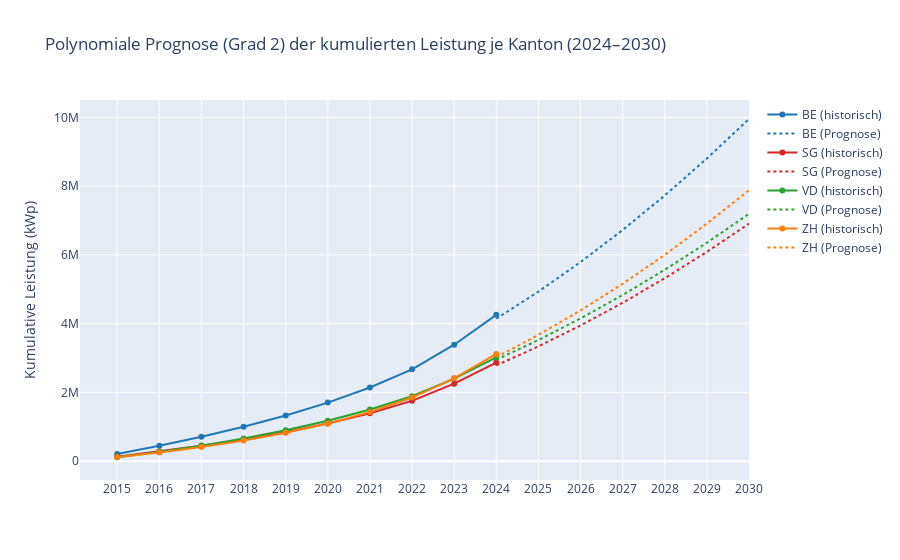

Notebook source saved alongside this figure:
### Markdown cell above
## Polynomiale Prognose (Grad 2) der kumulierten Leistung je Kanton

### Code cell
# Bibliotheken importieren
import pandas as pd
import numpy as np
from scipy.optimize import curve_fit
import plotly.graph_objects as go

# CSV-Datei mit den PV-Anlagen laden
file_path = '../data/electricity_production_plants/ElectricityProductionPlant.csv'
df = pd.read_csv(file_path)

# Subkategorien laden und zuordnen
sub_categories = pd.read_csv('../data/electricity_production_plants/SubCategoryCatalogue.csv')
df['SubCategory'] = df['SubCategory'].replace(dict(zip(sub_categories['Catalogue_id'], sub_categories['de'])))

# Nur Photovoltaik-Anlagen filtern
df = df[df['SubCategory'] == 'Photovoltaik'].copy()

# Jahr aus 'BeginningOfOperation' extrahieren
df['Year'] = pd.to_datetime(df['BeginningOfOperation'], errors='coerce').dt.year

# Daten gruppieren und kumulativ berechnen
cumulative_data = df.groupby(['Year', 'Canton'])['TotalPower'].sum().groupby(level=1).cumsum().reset_index()
filtered_data = cumulative_data[(cumulative_data['Year'] >= 2015) & (cumulative_data['Year'] <= 2024)].copy()
filtered_data['CumulativePower'] = filtered_data.groupby('Canton')['TotalPower'].cumsum()

# Top 4 Kantone mit höchstem Endwert filtern
end_values = filtered_data.groupby('Canton')['CumulativePower'].max()
top_4_cantons = end_values.nlargest(4).index.tolist()
df = filtered_data[filtered_data['Canton'].isin(top_4_cantons)].drop(columns=['TotalPower']).copy()

# Prognosejahre definieren
years_forecast = np.arange(2024, 2031)

# Neues Diagramm erstellen
fig = go.Figure()

# Farben für die Kantone definieren
colors = {
    'BE': '#1f77b4',  # Blau für Bern
    'ZH': '#ff7f0e',  # Orange für Zürich
    'VD': '#2ca02c',  # Grün für Waadt
    'SG': '#d62728'   # Rot für St. Gallen
}

# Daten für jeden Kanton verarbeiten
for canton in df['Canton'].unique():
    df_canton = df[df['Canton'] == canton].copy()
    x = df_canton['Year'].values
    y = df_canton['CumulativePower'].values

    # Historische Werte plotten
    fig.add_trace(go.Scatter(
        x=x, y=y,
        mode='markers+lines',
        name=f'{canton} (historisch)',
        line=dict(color=colors[canton])
    ))

    try:
        # Polynom 2. Ordnung fitten
        coeffs = np.polyfit(x, y, deg=2)
        poly_func = np.poly1d(coeffs)
        y_forecast = poly_func(years_forecast)

        # Prognose plotten
        fig.add_trace(go.Scatter(
            x=years_forecast, y=y_forecast,
            mode='lines',
            line=dict(dash='dot', color=colors[canton]),
            name=f'{canton} (Prognose)'
        ))
    except Exception as e:
        print(f"{canton}: Fehler beim Fit: {e}")

# Layout des Diagramms anpassen
fig.update_layout(
    title="Polynomiale Prognose (Grad 2) der kumulierten Leistung je Kanton (2024–2030)",
    yaxis_title="Kumulative Leistung (kWp)",
    hovermode='x unified',
    xaxis=dict(
        tickformat='%Y',
        dtick=1  # Jährliche Ticks
    )
)

# Diagramm anzeigen
fig.show()

# Diagramm als HTML-Datei speichern
fig.write_html('../docs/assets/diagramme/cumulative_power_forecast.html')

### Figure 1 — Plotly figure (JSON) as saved in the notebook; plotly's stock layout.template omitted (floating-point values rounded to 4 significant figures)
{"data": [{"line": {"color": "#1f77b4"}, "mode": "markers+lines", "name": "BE (historisch)", "type": "scatter", "x": [2015, 2016, 2017, 2018, 2019, 2020, 2021, 2022, 2023, 2024], "y": [209600.0, 449700.0, 713400.0, 1004000.0, 1328000.0, 1704000.0, 2142000.0, 2672000.0, 3388000.0, 4256000.0]}, {"line": {"color": "#1f77b4", "dash": "dot"}, "mode": "lines", "name": "BE (Prognose)", "type": "scatter", "x": [2024, 2025, 2026, 2027, 2028, 2029, 2030], "y": [4144000.0, 4932000.0, 5792000.0, 6725000.0, 7729000.0, 8806000.0, 9955000.0]}, {"line": {"color": "#d62728"}, "mode": "markers+lines", "name": "SG (historisch)", "type": "scatter", "x": [2015, 2016, 2017, 2018, 2019, 2020, 2021, 2022, 2023, 2024], "y": [130100.0, 280800.0, 446700.0, 632000.0, 844100.0, 1093000.0, 1392000.0, 1755000.0, 2255000.0, 2867000.0]}, {"line": {"color": "#d62728", "dash": "dot"}, "mode": "lines", "name": "SG (Prognose)", "type": "scatter", "x": [2024, 2025, 2026, 2027, 2028, 2029, 2030], "y": [2785000.0, 3340000.0, 3947000.0, 4608000.0, 5322000.0, 6090000.0, 6911000.0]}, {"line": {"color": "#2ca02c"}, "mode": "markers+lines", "name": "VD (historisch)", "type": "scatter", "x": [2015, 2016, 2017, 2018, 2019, 2020, 2021, 2022, 2023, 2024], "y": [115900.0, 270900.0, 452200.0, 660200.0, 898500.0, 1178000.0, 1502000.0, 1890000.0, 2404000.0, 3017000.0]}, {"line": {"color": "#2ca02c", "dash": "dot"}, "mode": "lines", "name": "VD (Prognose)", "type": "scatter", "x": [2024, 2025, 2026, 2027, 2028, 2029, 2030], "y": [2949000.0, 3524000.0, 4152000.0, 4834000.0, 5568000.0, 6356000.0, 7196000.0]}, {"line": {"color": "#ff7f0e"}, "mode": "markers+lines", "name": "ZH (historisch)", "type": "scatter", "x": [2015, 2016, 2017, 2018, 2019, 2020, 2021, 2022, 2023, 2024], "y": [114000.0, 252500.0, 415300.0, 603400.0, 824300.0, 1093000.0, 1432000.0, 1850000.0, 2411000.0, 3120000.0]}, {"line": {"color": "#ff7f0e", "dash": "dot"}, "mode": "lines", "name": "ZH (Prognose)", "type": "scatter", "x": [2024, 2025, 2026, 2027, 2028, 2029, 2030], "y": [3027000.0, 3672000.0, 4383000.0, 5160000.0, 6002000.0, 6910000.0, 7885000.0]}], "layout": {"hovermode": "x unified", "title": {"text": "Polynomiale Prognose (Grad 2) der kumulierten Leistung je Kanton (2024–2030)"}, "xaxis": {"dtick": 1, "tickformat": "%Y"}, "yaxis": {"title": {"text": "Kumulative Leistung (kWp)"}}}}
